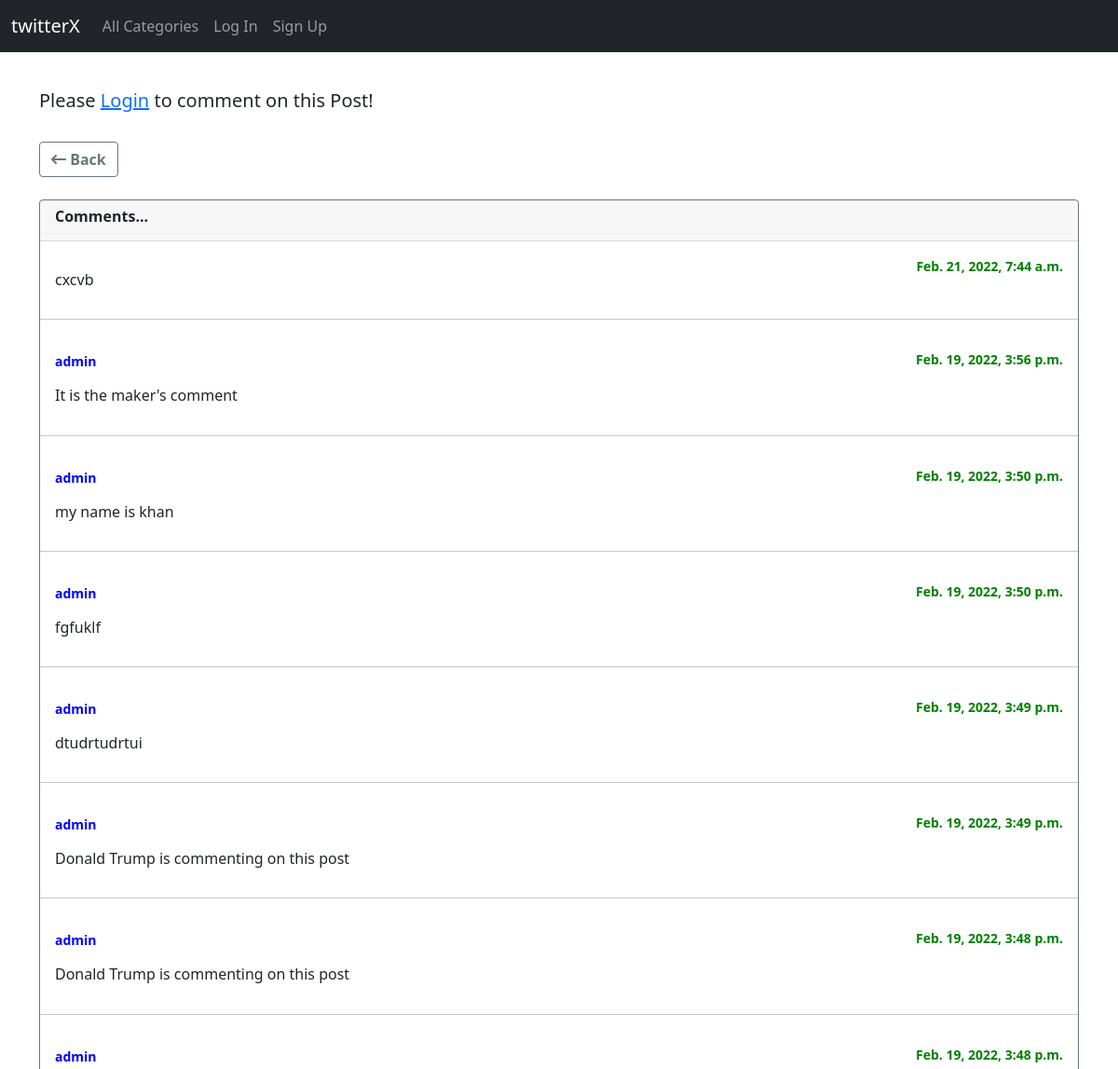
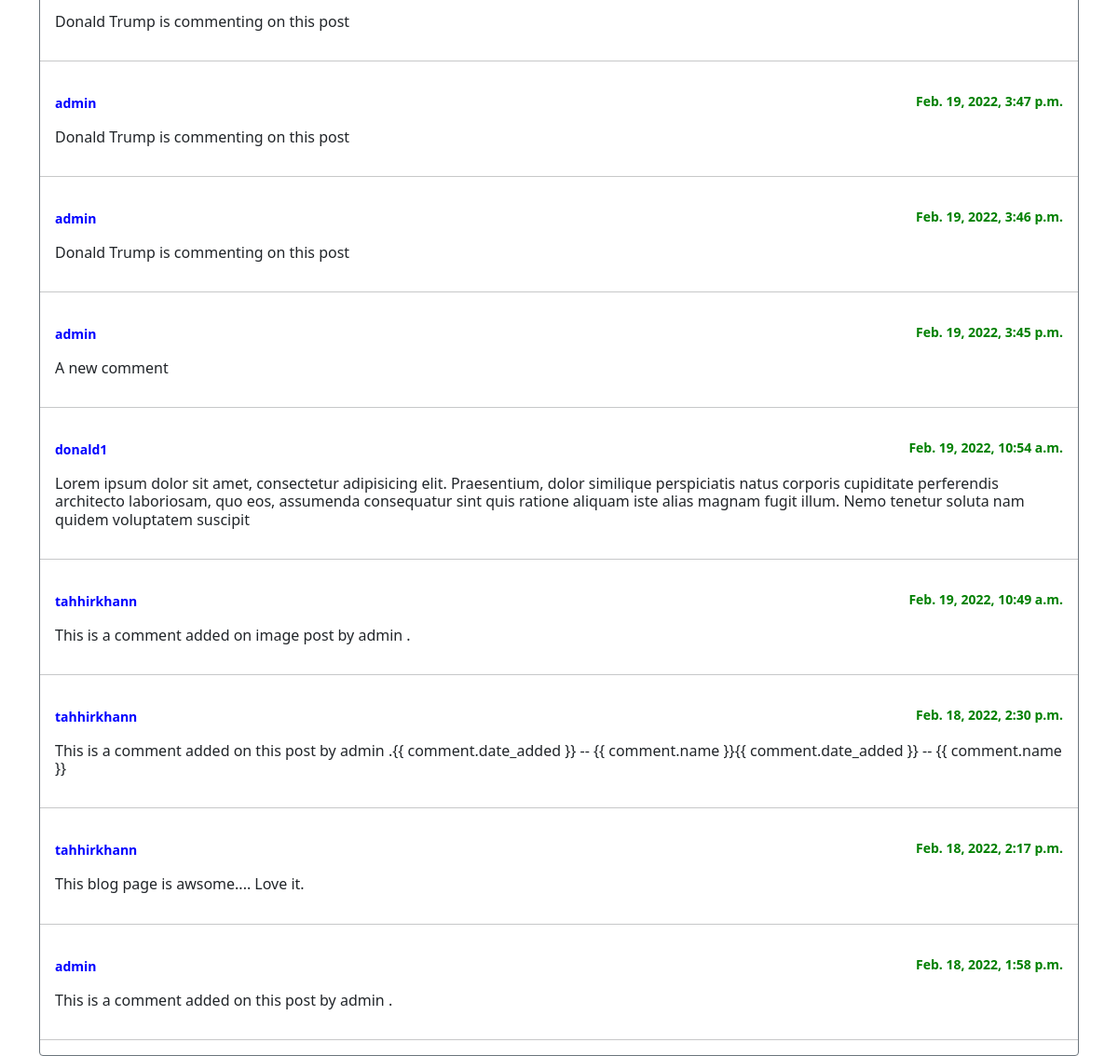
/allComments/str67/, run on the app's committed database (2 pictures, top to bottom).
### app/models.py (models this page shows, shortened)
class Comment(models.Model):
    name = models.CharField(max_length=100, null=True, blank=True)
    post = models.ForeignKey(Post, related_name='name_rel',  on_delete=models.CASCADE)
    comment = models.CharField(max_length=300, null=True, blank=True)
    date_added = models.DateTimeField(auto_now_add=True)

### app/views.py (the view)
# urls.py: path('allComments/str<pk>/', views.allComments, name='allComments'),
def allComments(request, pk):
    post = Post.objects.get(id=pk)
    cmnt = post.name_rel.all().order_by('-date_added')
    context_dict = {
        'post': post,
        'comments': cmnt
    }
    return render(request, 'app/allComments.html', context_dict)

### app/templates/app/allComments.html (shortened to what this page needs)
{% include 'app/nav.html' %}
{% load static %}
<!DOCTYPE html>
<html lang="en">
<head>
    <link href="https://cdn.jsdelivr.net/npm/bootstrap@5.1.3/dist/css/bootstrap.min.css" rel="stylesheet"
>
</head>
<body class="container">
    <div class="">
        <br>
        {% if user.is_authenticated %}
        <form class="" action="{% url 'addComment' post.id %}" method="post">
            {% csrf_token %}
            <input class="comm" type="text" name="commentData" placeholder="Add a public comment..." id="">
            <input class="butt" type="submit" value="Add">
        </form>
        {% else %}
        <h5>Please <a href="{% url 'login' %}">Login</a> to comment on this Post!</h5>
        {% endif %}
    </div>
    <br>
    <a href="{% url 'viewPost' post.id %}" class="btn btn-outline-secondary"><b><i
                class="fa-solid fa-arrow-left-long"></i></i>
            Back</b></a>
    <br><br>
    {% if not comments %}
    <div class="card>
                <div class=" card-header">
        No comments yet...
    </div>
    </div>
    </div>
    {% else %}
    <div class="card border-secondary">
        <div class="card-header">
            <h6><strong>Comments...</h6>
        </div>
        {% for comment in comments %}
        <div class="card-body">
            <p> <small class="cUser">{{ comment.name }}</small><small class="cDate">{{ comment.date_added }}</small></p>
            <h6 class="card-text">{{ comment.comment }}</h6>
        </div>
        <hr>
        {% endfor %}
    </div>
    {% endif %}
</body>
</html>

### app/templates/app/nav.html (shortened to what this page needs)
{% load static %}
<!DOCTYPE html>
<html lang="en">
<head>
    <link href="https://cdn.jsdelivr.net/npm/bootstrap@5.1.3/dist/css/bootstrap.min.css" rel="stylesheet"
>
</head>
<body>
    <nav class="fixed-top navbar navbar-expand-lg navbar-dark bg-dark">
        <div class="container-fluid">
            <a class="navbar-brand" href="{% url 'home' %}">twitterX</a>
            <div class="collapse navbar-collapse" id="navbarSupportedContent">
                <ul class="navbar-nav me-auto mb-2 mb-lg-0">
                    <li class="nav-item">
                        <a class="add nav-link" href="{% url 'allCategories' %}">All Categories</a>
                    </li>
                    {% if user.is_authenticated %}
                    <li class="nav-item">
                        <a class="add nav-link" href="{% url 'addPost' %}">Add Post</a>
                    </li>
                    <li class="nav-item">
                        <a class="add nav-link" href="{% url 'addCategory' %}">Add Category</a>
                    </li>
                    <li class="nav-item">
                        <a class="logT btn border border-info rounded text-white add nav-link"
                            href="{% url 'logout' %}"><i class="fa-solid fa-right-to-bracket"></i> Logout</a>
                    </li>
                </ul>
                {% else %}
                <ul class="navbar-nav me-auto mb-2 mb-lg-0">
                    <li class="nav-item">
                        <a class="nav-link" href="{% url 'login' %}">Log In</a>
                    </li>
                    <li class="nav-item">
                        <a class="nav-link" href="{% url 'register' %}">Sign Up</a>
                    </li>
                </ul>
                {% endif %}
            </div>
        </div>
    </nav>
    <br>
    <br>
    <br>
</body>
</html>

### app/templates/app/allComments.html (style rules this page uses)
.com, .cDate { float: right; color: green; }
.cUser { color: blue; }

### data on the page
Comment: date_added "Feb. 21, 2022, 7:44 a.m.", comment "cxcvb"
Comment: name "admin", date_added "Feb. 19, 2022, 3:56 p.m.", comment "It is the maker's comment"
Comment: name "admin", date_added "Feb. 19, 2022, 3:50 p.m.", comment "my name is khan"
Comment: name "admin", date_added "Feb. 19, 2022, 3:50 p.m.", comment "fgfuklf"
Comment: name "admin", date_added "Feb. 19, 2022, 3:49 p.m.", comment "dtudrtudrtui"
Comment: name "admin", date_added "Feb. 19, 2022, 3:49 p.m.", comment "Donald Trump is commenting on this post"
Comment: name "admin", date_added "Feb. 19, 2022, 3:48 p.m.", comment "Donald Trump is commenting on this post"
Comment: name "admin", date_added "Feb. 19, 2022, 3:48 p.m.", comment "Donald Trump is commenting on this post"
Comment: name "admin", date_added "Feb. 19, 2022, 3:47 p.m.", comment "Donald Trump is commenting on this post"
Comment: name "admin", date_added "Feb. 19, 2022, 3:46 p.m.", comment "Donald Trump is commenting on this post"
Comment: name "admin", date_added "Feb. 19, 2022, 3:45 p.m.", comment "A new comment"
Comment: name "donald1", date_added "Feb. 19, 2022, 10:54 a.m.", comment "Lorem ipsum dolor sit amet, consectetur adipisicing elit. Praesentium, dolor similique perspiciatis natus corporis cupiditate perferendis architecto laboriosam, quo eos, assumenda consequatur sint quis ratione aliquam iste alias magnam fugit illum. Nemo tenetur soluta nam quidem voluptatem suscipit"
Comment: name "tahhirkhann", date_added "Feb. 19, 2022, 10:49 a.m.", comment "This is a comment added on image post by admin ."
Comment: name "tahhirkhann", date_added "Feb. 18, 2022, 2:30 p.m.", comment "This is a comment added on this post by admin .{{ comment.date_added }} -- {{ comment.name }}{{ comment.date_added }} -- {{ comment.name }}"
Comment: name "tahhirkhann", date_added "Feb. 18, 2022, 2:17 p.m.", comment "This blog page is awsome.... Love it."
Comment: name "admin", date_added "Feb. 18, 2022, 1:58 p.m.", comment "This is a comment added on this post by admin ."
